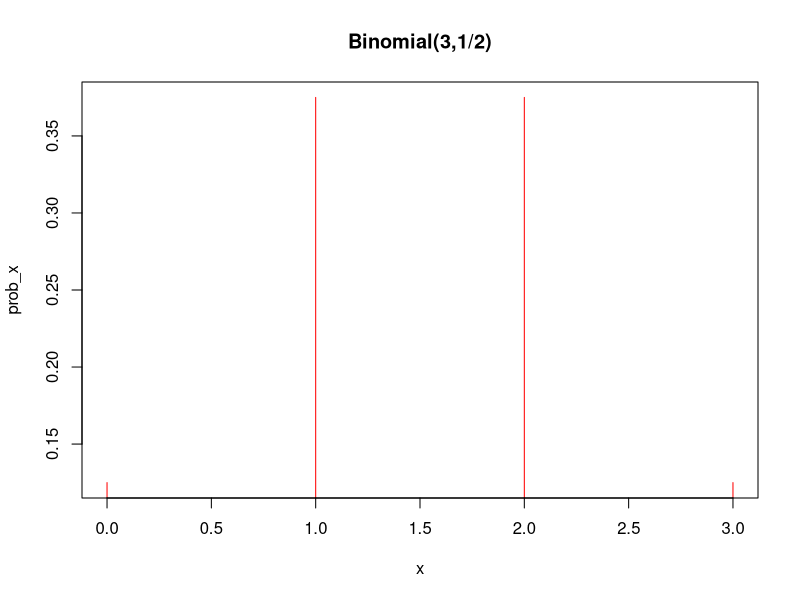
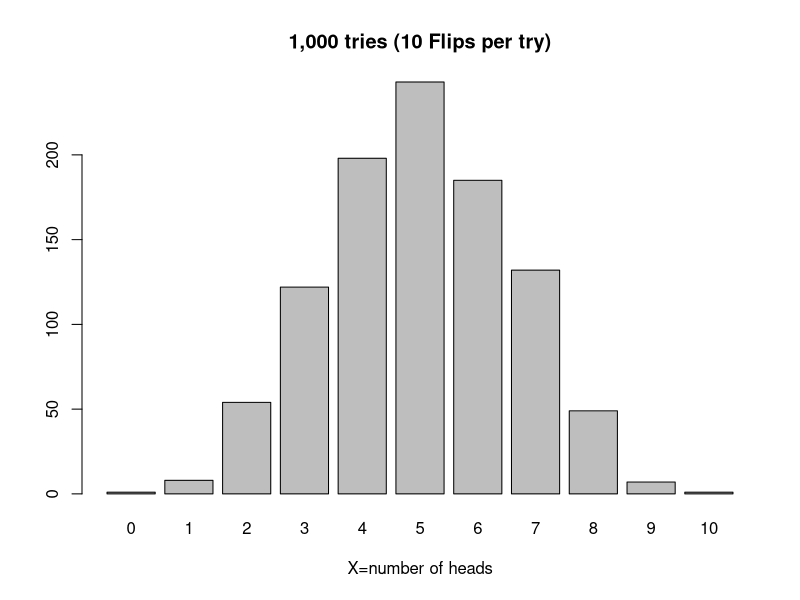
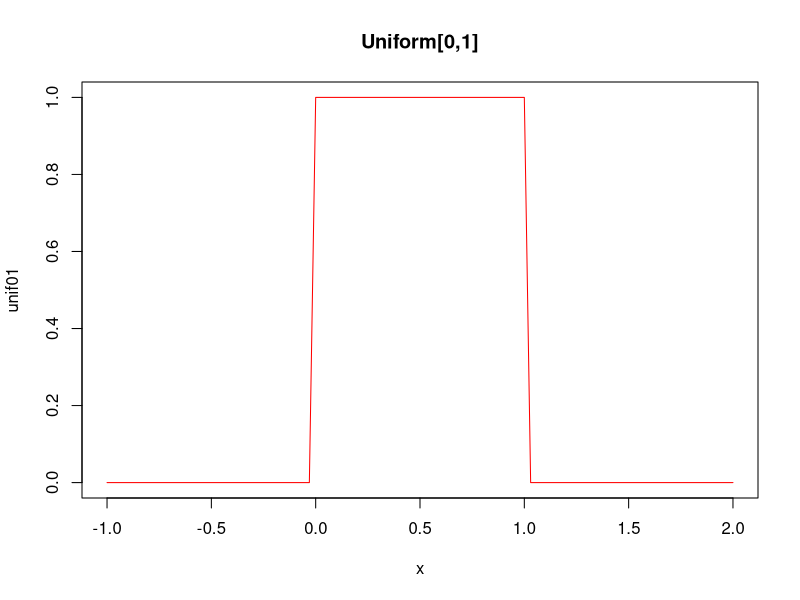
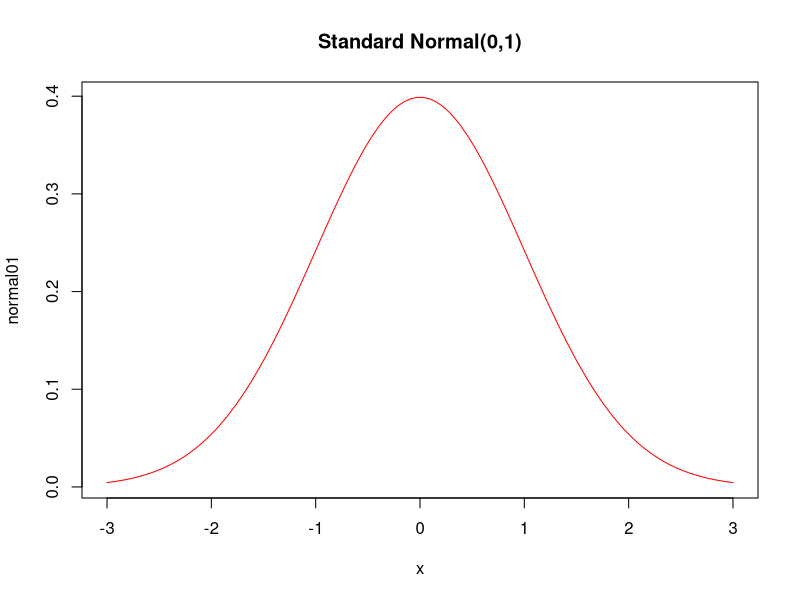

Write the R code that produced these figures, in order.
## ---- chunk 1
##Set the seed
set.seed(2)
## ---- chunk 2
x = seq(0, 3, by=1)
prob_x = dbinom(x, size=3, prob=1/2)
cbind(x, prob_x)
plot(x, prob_x, type='h', col='red', main='Binomial(3,1/2)') # Plot the probai
sum(x*prob_x) # compute the average
## ---- chunk 3
binom_sample = rbinom(1000, 10, prob=0.5)
table(binom_sample) # display a table of the results
#binom_sample
freq = table(binom_sample) 
barplot(freq, xlab = 'X=number of heads', main="1,000 tries (10 Flips per try)")
## ---- chunk 4
x = seq(-1,2, length=100)
unif01 = dunif(x, min=0, max=1)
plot(x, unif01, type='l', col='red', main='Uniform[0,1]')
## ---- chunk 5
x = seq(-3, 3, length=100)
normal01 = dnorm(x, mean=0, sd=1)
plot(x, normal01, type='l', col='red', main='Standard Normal(0,1)')
